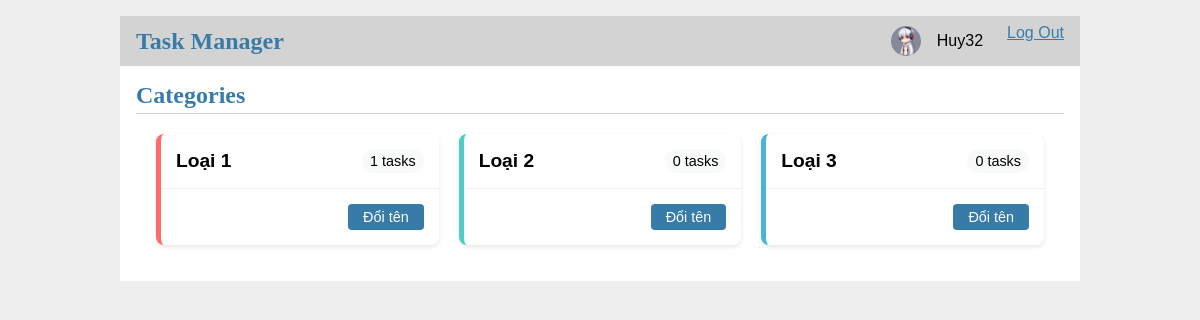
/category/ (signed in), run on the app's committed database.
### tables this page shows
CREATE TABLE user (
    id INTEGER PRIMARY KEY AUTOINCREMENT,
    username TEXT UNIQUE NOT NULL,
    password TEXT NOT NULL,
    role TEXT NOT NULL DEFAULT 'user',
    is_blocked INTEGER NOT NULL DEFAULT 0,
    avatar TEXT
);

CREATE TABLE category (
    id INTEGER PRIMARY KEY AUTOINCREMENT,
    name TEXT NOT NULL,
    color TEXT NOT NULL,
    created_by INTEGER NOT NULL,
    FOREIGN KEY (created_by) REFERENCES user (id)
);

### app/category.py (the view)
@bp.route('/')
@login_required
def index():
    db = get_db()
    categories = db.execute(
        'SELECT c.*, COUNT(t.id) as task_count'
        ' FROM category c'
        ' LEFT JOIN task t ON c.id = t.category_id'
        ' WHERE c.created_by = ?'
        ' GROUP BY c.id',
        (g.user['id'],)
    ).fetchall()
    return render_template('category/index.html', categories=categories)

### app/auth.py (called while the page is built, shortened)
@bp.before_app_request
def load_logged_in_user():
    user_id = session.get('user_id')
    if user_id is None:
        g.user = None
    else:
        user = get_db().execute(
            'SELECT * FROM user WHERE id = ?', (user_id,)
        ).fetchone()
        if user:
            user_dict = dict(user)
            is_blocked = user_dict.get('is_blocked')
            if is_blocked is not None and bool(is_blocked):
                g.user = None
                session.clear()
                flash('Tài khoản đã bị khóa. Mời đăng nhập lại.')
                return redirect(url_for('auth.login'))
            else:
                g.user = user_dict
        else:
            g.user = None

def login_required(view):
    @functools.wraps(view)
    def wrapped_view(**kwargs):
        if g.user is None:
            return redirect(url_for('auth.login'))
        return view(**kwargs)
    return wrapped_view

### app/db.py (called while the page is built)
def get_db():
    if 'db' not in g:
        g.db = sqlite3.connect(
            current_app.config['DATABASE'],
            detect_types=sqlite3.PARSE_DECLTYPES
        )
        g.db.row_factory = sqlite3.Row
    return g.db

### app/templates/category/index.html
{% extends 'base.html' %}
{% block header %}
  <h1>{% block title %}Categories{% endblock %}</h1>
{% endblock %}
{% block content %}
  <div class="category-grid">
    {% for category in categories %}
      <div class="category-card" style="border-left-color: {{ category['color'] }}">
        <div class="category-header">
          <h2>{{ category['name'] }}</h2>
          <span class="task-count">{{ category['task_count'] }} tasks</span>
        </div>
        <div class="category-actions">
          <a href="{{ url_for('category.update', id=category['id']) }}" class="btn-edit">Đổi tên</a>
        </div>
      </div>
    {% endfor %}
  </div>
{% endblock %}

### app/templates/base.html (shortened to what this page needs)
<!doctype html>
<link rel="stylesheet" href="https://cdnjs.cloudflare.com/ajax/libs/font-awesome/5.15.4/css/all.min.css">
<link rel="stylesheet" href="{{ url_for('static', filename='style.css') }}">
<nav>
    <h1>
        <a href="{{ url_for('index') }}" class="site-title">Task Manager</a>
    </h1>
    <ul>
        {% if g.user %}
            <li><a href="{{ url_for('user.profile') }}" class="user-profile">
                <img src="{{ g.user['avatar'] }}" alt="avatar" class="nav-avatar">
                <span>{{ g.user['username'] }}</span>
            </a></li>
            <li><a href="{{ url_for('auth.logout') }}">Log Out</a></li>
        {% else %}
            <li><a href="{{ url_for('auth.register') }}">Register</a></li>
            <li><a href="{{ url_for('auth.login') }}">Log In</a></li>
        {% endif %}
    </ul>
</nav>
<section class="content">
    <header>
        {% block header %}{% endblock %}
    </header>
    {% block content %}{% endblock %}
</section>

### app/static/style.css (style rules this page uses)
h1 { font-family: serif; color: #377ba8; margin: 1rem 0; }
a { color: #377ba8; }
nav { background: lightgray; display: flex; align-items: center; padding: 0 0.5rem; }
nav h1 { flex: auto; margin: 0; }
nav h1 a { text-decoration: none; padding: 0.25rem 0.5rem; }
nav ul { display: flex; list-style: none; margin: 0; padding: 0; }
nav ul li a, nav ul li span, header .action { display: block; padding: 0.5rem; }
.content { padding: 0 1rem 1rem; }
.content > header { border-bottom: 1px solid lightgray; display: flex; align-items: flex-end; }
.content > header h1 { flex: auto; margin: 1rem 0 0.25rem 0; }
.content:last-child { margin-bottom: 0; }
.btn-edit, .btn-delete { padding: 5px 15px; border-radius: 4px; border: none; cursor: pointer; font-size: 0.9em; }
.btn-edit { background: #377ba8; color: white; text-decoration: none; }
.nav-avatar { width: 30px; height: 30px; border-radius: 50%; margin-right: 8px; vertical-align: middle; }
.user-profile { display: flex; align-items: center; text-decoration: none; color: inherit; }
.site-title { text-decoration: none; color: inherit; font-weight: bold; transition: color 0.3s ease; }
.category-grid { display: grid; grid-template-columns: repeat(auto-fill, minmax(250px, 1fr)); gap: 20px; padding: 20px; }
.category-card { background: white; border-radius: 8px; box-shadow: 0 2px 4px rgba(0,0,0,0.1); border-left: 5px solid; overflow: hidden; }
.category-header { padding: 15px; display: flex; justify-content: space-between; align-items: center; }
.category-header h2 { margin: 0; font-size: 1.2em; }
.task-count { background: #f8f9fa; padding: 4px 8px; border-radius: 12px; font-size: 0.9em; }
.category-actions { padding: 15px; border-top: 1px solid #eee; display: flex; justify-content: flex-end; gap: 10px; }

### data on the page
user: user.avatar (picture), user.username "Huy32"
category: name "Loại 1", task_count "1"
category: name "Loại 2", task_count "0"
category: name "Loại 3", task_count "0"
